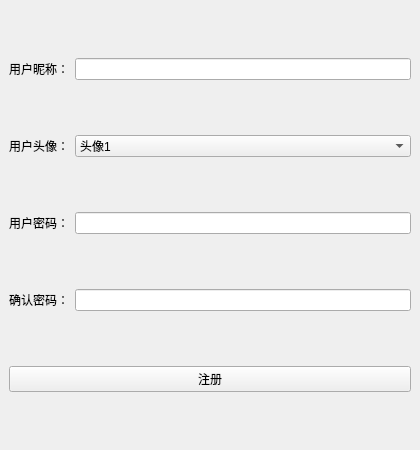
<?xml version="1.0" encoding="UTF-8"?>
<ui version="4.0">
 <class>Register</class>
 <widget class="QMainWindow" name="Register">
  <property name="geometry">
   <rect>
    <x>0</x>
    <y>0</y>
    <width>420</width>
    <height>450</height>
   </rect>
  </property>
  <property name="font">
   <font>
    <pointsize>20</pointsize>
   </font>
  </property>
  <property name="windowTitle">
   <string>MainWindow</string>
  </property>
  <property name="styleSheet">
   <string notr="true">QLabel { color: rgb(0, 0, 0); }
QLineEdit { color: rgb(0, 0, 0); }
QComboBox { color: rgb(0, 0, 0); }</string>
  </property>
  <widget class="QWidget" name="centralwidget">
   <layout class="QVBoxLayout" name="verticalLayout">
    <item>
     <layout class="QHBoxLayout" name="h5">
      <item>
       <widget class="QLabel" name="label_10">
        <property name="sizePolicy">
         <sizepolicy hsizetype="Fixed" vsizetype="Preferred">
          <horstretch>0</horstretch>
          <verstretch>0</verstretch>
         </sizepolicy>
        </property>
        <property name="text">
         <string>用户昵称：</string>
        </property>
       </widget>
      </item>
      <item>
       <widget class="QLineEdit" name="linename"/>
      </item>
     </layout>
    </item>
    <item>
     <layout class="QHBoxLayout" name="h3">
      <item>
       <widget class="QLabel" name="label_8">
        <property name="sizePolicy">
         <sizepolicy hsizetype="Fixed" vsizetype="Preferred">
          <horstretch>0</horstretch>
          <verstretch>0</verstretch>
         </sizepolicy>
        </property>
        <property name="text">
         <string>用户头像：</string>
        </property>
       </widget>
      </item>
      <item>
       <widget class="QComboBox" name="cBico">
        <property name="iconSize">
         <size>
          <width>72</width>
          <height>72</height>
         </size>
        </property>
        <item>
         <property name="text">
          <string>头像1</string>
         </property>
         <property name="icon">
          <iconset resource="res.qrc">
           <normaloff>:/res/ico/11.png</normaloff>:/res/ico/11.png</iconset>
         </property>
        </item>
        <item>
         <property name="text">
          <string>头像2</string>
         </property>
         <property name="icon">
          <iconset resource="res.qrc">
           <normaloff>:/res/ico/12.png</normaloff>:/res/ico/12.png</iconset>
         </property>
        </item>
        <item>
         <property name="text">
          <string>头像3</string>
         </property>
         <property name="icon">
          <iconset resource="res.qrc">
           <normaloff>:/res/ico/13.png</normaloff>:/res/ico/13.png</iconset>
         </property>
        </item>
        <item>
         <property name="text">
          <string>头像4</string>
         </property>
         <property name="icon">
          <iconset resource="res.qrc">
           <normaloff>:/res/ico/14.png</normaloff>:/res/ico/14.png</iconset>
         </property>
        </item>
       </widget>
      </item>
     </layout>
    </item>
    <item>
     <layout class="QHBoxLayout" name="h2">
      <item>
       <widget class="QLabel" name="label_6">
        <property name="sizePolicy">
         <sizepolicy hsizetype="Fixed" vsizetype="Preferred">
          <horstretch>0</horstretch>
          <verstretch>0</verstretch>
         </sizepolicy>
        </property>
        <property name="text">
         <string>用户密码：</string>
        </property>
       </widget>
      </item>
      <item>
       <widget class="QLineEdit" name="linepasswordok"/>
      </item>
     </layout>
    </item>
    <item>
     <layout class="QHBoxLayout" name="h1">
      <item>
       <widget class="QLabel" name="label_7">
        <property name="sizePolicy">
         <sizepolicy hsizetype="Fixed" vsizetype="Preferred">
          <horstretch>0</horstretch>
          <verstretch>0</verstretch>
         </sizepolicy>
        </property>
        <property name="text">
         <string>确认密码：</string>
        </property>
       </widget>
      </item>
      <item>
       <widget class="QLineEdit" name="linepassword"/>
      </item>
     </layout>
    </item>
    <item>
     <widget class="QPushButton" name="btnReg">
      <property name="text">
       <string>注册</string>
      </property>
     </widget>
    </item>
   </layout>
  </widget>
 </widget>
 <resources>
  <include location="res.qrc"/>
 </resources>
 <connections/>
</ui>
